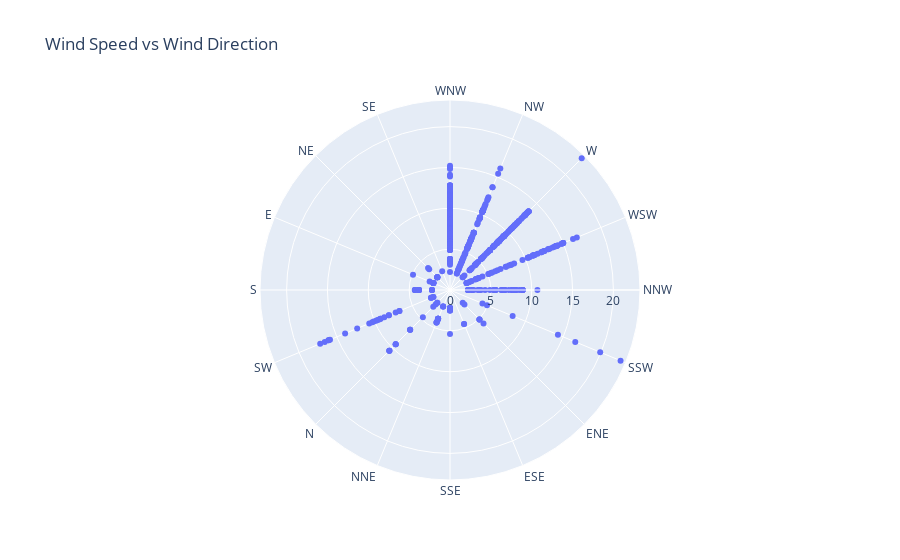

The cell this chart's notebook holds for it:
### Code cell
# Wind Speed VS Wind Direction
fig2 = px.scatter_polar(weather_data, r="wind_mph", theta="wind_direction", title="Wind Speed vs Wind Direction")
fig2.show()

### Figure 1 — Plotly figure (JSON) as saved in the notebook; plotly's stock layout.template omitted (floating-point values rounded to 4 significant figures; data arrays with more than 128 entries replaced by an {"elided": "..."} marker saying what was removed)
{"data": [{"hovertemplate": "wind_mph=%{r}<br>wind_direction=%{theta}<extra></extra>", "legendgroup": "", "marker": {"color": "#636efa", "symbol": "circle"}, "mode": "markers", "name": "", "r": {"elided": "572 float values"}, "showlegend": false, "subplot": "polar", "theta": {"elided": "572 str values"}, "type": "scatterpolar"}], "layout": {"autosize": true, "legend": {"tracegroupgap": 0}, "polar": {"angularaxis": {"direction": "clockwise", "rotation": 90, "type": "category"}, "domain": {"x": [0, 1], "y": [0, 1]}, "radialaxis": {"autorange": true, "range": [0, 23.79], "type": "linear"}}, "title": {"text": "Wind Speed vs Wind Direction"}}}
